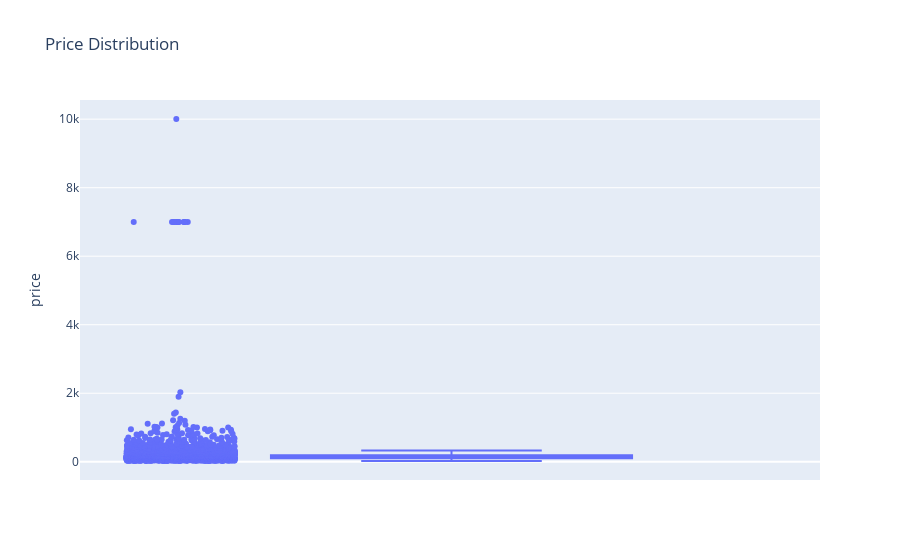

Notebook code for this chart:
### Code cell
# box and whisker plot of price distribution
price_dist = pd.read_sql("SELECT price FROM listings", engine)

# calculate quartiles, IQR, median, and average
Q1 = price_dist["price"].quantile(0.25)
Q3 = price_dist["price"].quantile(0.75)
IQR = Q3 - Q1
lower_whisker = Q1 - 1.5 * IQR
upper_whisker = Q3 + 1.5 * IQR
median_price = price_dist["price"].median()
average_price = price_dist["price"].mean()

# calculate outliers
outliers = price_dist[
    (price_dist["price"] < (Q1 - 1.5 * IQR)) | (price_dist["price"] > (Q3 + 1.5 * IQR))
]

# print results
print(f"Q1 (25th percentile): {Q1}")
print(f"Q3 (75th percentile): {Q3}")
print(f"IQR (Interquartile Range): {IQR}")
print(f"Lower whisker: {lower_whisker}")
print(f"Upper whisker: {upper_whisker}")
print(f"Median price: {median_price}")
print(f"Average price: {average_price:.2f}")
print(f"Number of outliers: {len(outliers)}")

# plot box and whisker
plt.figure(figsize=(10, 6))
sns.boxplot(x=price_dist["price"])
plt.title("Price Distribution")
plt.xlabel("Price")
plt.show()

# plotly box and whisker plot
fig = px.box(price_dist, y="price", points="all", title="Price Distribution")

# Show plot
fig.show()

### Figure 1 — Plotly figure (JSON) as saved in the notebook; plotly's stock layout.template omitted (floating-point values rounded to 4 significant figures; data arrays with more than 128 entries replaced by an {"elided": "..."} marker saying what was removed)
{"data": [{"alignmentgroup": "True", "boxpoints": "all", "hovertemplate": "price=%{y}<extra></extra>", "legendgroup": "", "marker": {"color": "#636efa"}, "name": "", "notched": false, "offsetgroup": "", "orientation": "v", "showlegend": false, "type": "box", "x0": " ", "xaxis": "x", "y": {"elided": "4928 float values"}, "y0": " ", "yaxis": "y"}], "layout": {"boxmode": "group", "legend": {"tracegroupgap": 0}, "title": {"text": "Price Distribution"}, "xaxis": {"anchor": "y", "domain": [0, 1]}, "yaxis": {"anchor": "x", "domain": [0, 1], "title": {"text": "price"}}}}
